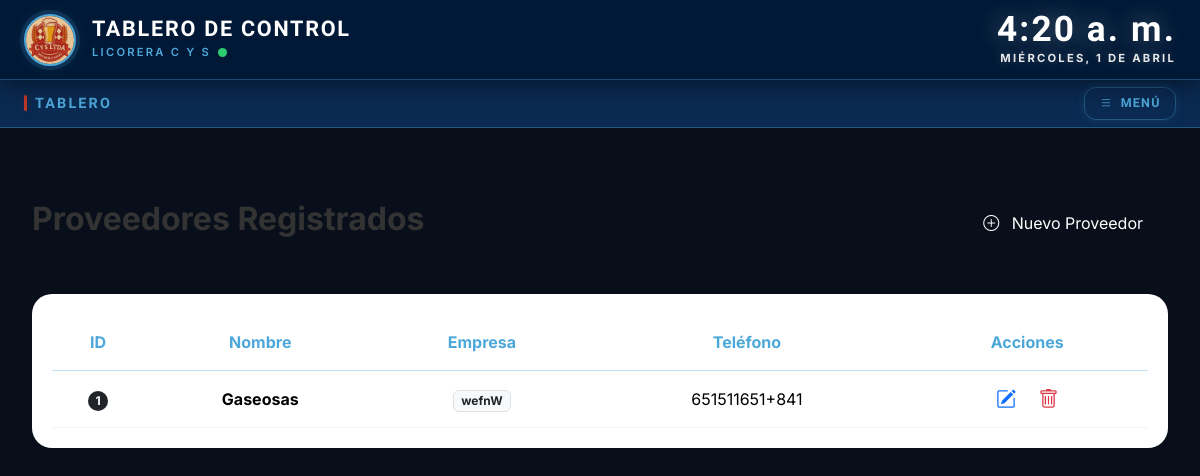
Screenshot of /proveedores/ with the database file from the repository.
### proveedores/models.py (models this page shows, shortened)
class Proveedor(models.Model):
    nombre = models.CharField(max_length=100)
    telefono = models.CharField(max_length=20)
    empresa = models.CharField(max_length=100)
    correo = models.EmailField()

### proveedores/views.py (the view)
# urls.py: path('', views.inicio_proveedores, name='proveedores'),
def inicio_proveedores(request):
    if request.method == 'POST':
        form = ProveedorForm(request.POST)
        if form.is_valid():
            form.save() # Aquí se guarda el proveedor
            return redirect('proveedores') # Esto refresca la página
    else:
        form = ProveedorForm()
    proveedores = Proveedor.objects.all()
    context={
        'form': form,
        'proveedores': proveedores
    }
    return render(request,'proveedor.html', context)

### licorera/context_processors.py (called while the page is built)
def datos_globales(request):
    return {
        "total_productos": Producto.objects.count(),
        "stock_critico": Producto.objects.filter(cantidad_disponible__lte=5).count(),
        "total_categorias": Categoria.objects.count()
    }

### proveedores/templates/proveedor.html (shortened to what this page needs)
{% extends "base.html" %}
{% load static %}
{% load crispy_forms_tags %}
{% block content %}
<section class="container-fluid px-4">
    <div class="d-flex justify-content-between align-items-center mb-5 pt-5">
        <h2 class="fw-bold" style="color: #333;">Proveedores Registrados</h2>
        <button type="button" class="btn text-white px-4 py-2 shadow-sm"
                style="background-color: var(--sasa-rojo); border-radius: 12px;"
                data-bs-toggle="modal" data-bs-target="#modalProveedor">
            <i class="bi bi-plus-circle me-2"></i> Nuevo Proveedor
        </button>
    </div>
    <div class="card-sasa border-0 shadow-sm" style="background: white; border-radius: 20px; padding: 20px;">
        <div class="table-responsive">
            <table class="table table-hover align-middle text-center mb-0">
                <thead style="background-color: var(--sasa-rojo); color: white;">
                    <tr>
                        <th class="py-3" style="border-radius: 15px 0 0 0;">ID</th>
                        <th class="py-3">Nombre</th>
                        <th class="py-3">Empresa</th>
                        <th class="py-3">Teléfono</th>
                        <th class="py-3" style="border-radius: 0 15px 0 0;">Acciones</th>
                    </tr>
                </thead>
                <tbody>
                    {% for proveedor in proveedores %}
                    <tr>
                        <td><span class="badge bg-dark rounded-pill">{{ proveedor.id }}</span></td>
                        <td class="fw-bold">{{ proveedor.nombre }}</td>
                        <td><span class="badge bg-light text-dark border">{{ proveedor.empresa }}</span></td>
                        <td>{{ proveedor.telefono }}</td>
                        <td>
                             <button class="btn btn-sm text-primary fs-5"><i class="bi bi-pencil-square"></i></button>
                             <button class="btn btn-sm text-danger fs-5"><i class="bi bi-trash"></i></button>
                        </td>
                    </tr>
                    {% empty %}
                    <tr>
                        <td colspan="5" class="text-muted py-4">No hay proveedores registrados.</td>
                    </tr>
                    {% endfor %}
                </tbody>
            </table>
        </div>
    </div>
</section>
{% endblock content %}

### static/css/style.css (style rules this page uses)
:root { --azul-oscuro: #011936; --azul-medio: #0A2A52; --azul-claro: #4DA8DA; --azul-borde: rgba(77,168,218,.35); --azul-glow: rgba(77,168,218,.15); --rojo: #C0392B; --rojo-hover: #a01e1e; --rojo-glow: rgba(192,57,43,.2); --gris: #6c757d; --gris-claro: #ADB5BD; --fondo: #080F1A; --fondo-card: #0D1B2E; --fondo-card2: #111f33; --blanco: #FFFFFF; --texto: #E8EDF2; --texto-muted: rgba(232,237,242,.45); --header-h: 80px; --nav-h: 48px; --radius: 12px; --trans: all .22s ease; }
*, *::before, *::after { box-sizing: border-box; margin: 0; padding: 0; }
body { font-family: 'Inter', sans-serif; background: var(--fondo); color: var(--texto); min-height: 100vh; }
.table { color: var(--texto) !important; }
.table thead th { color: var(--azul-claro) !important; background: transparent !important; border-color: var(--azul-borde) !important; }
.table tbody tr { border-color: rgba(77,168,218,.1) !important; transition: var(--trans); }
.table td { border-color: rgba(77,168,218,.08) !important; }
.cys-main .container-fluid { max-width: 1200px; margin: 0 auto; padding-left: 0 !important; padding-right: 0 !important; }

### rows the page displays
Proveedor: id "1", nombre "Gaseosas", empresa "wefnW", telefono "651511651+841"
